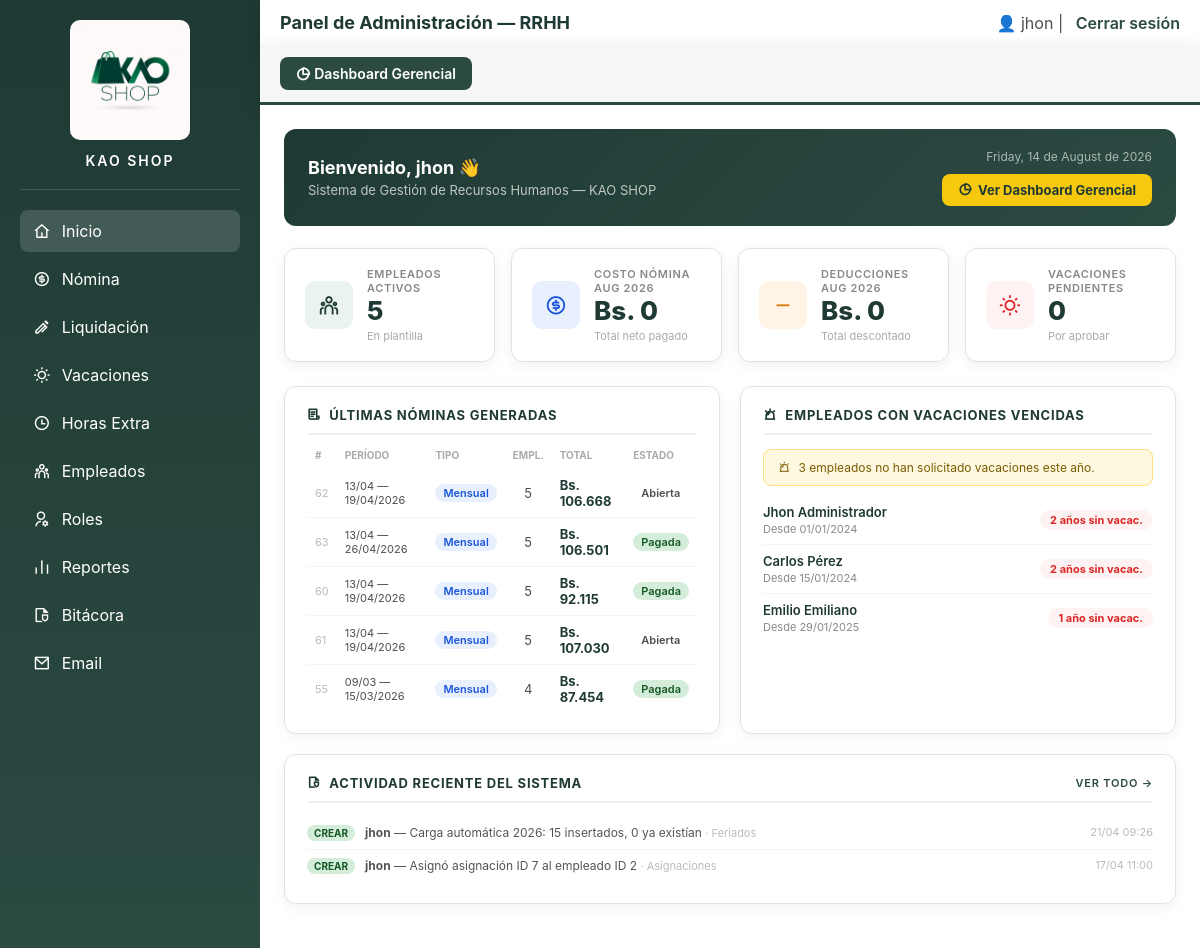
Before: /PHP/administrador.php (signed in) with the older database file.
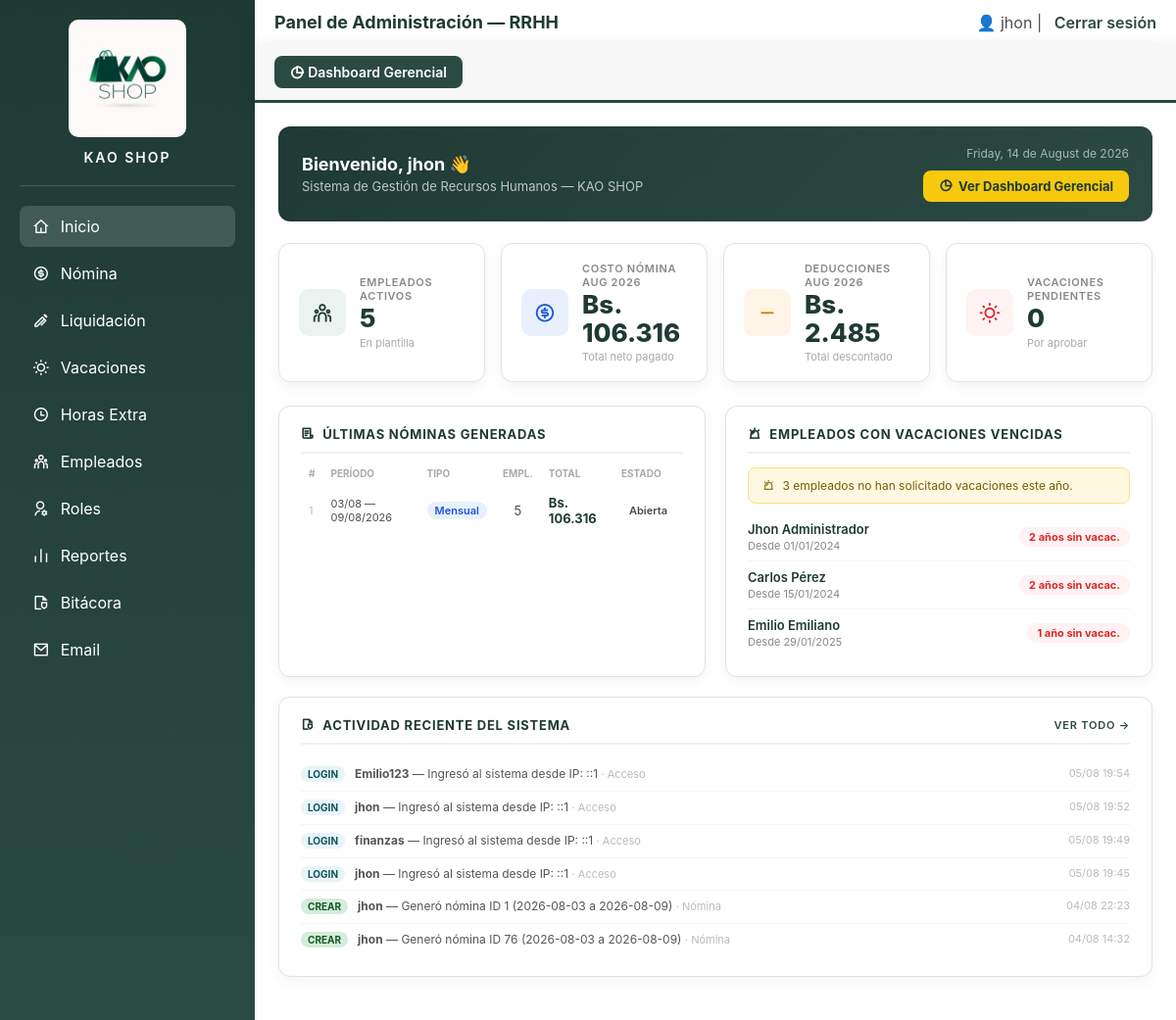
After: the same page with the newer database file.
### tables this page shows
CREATE TABLE `nomina` (
  `id_nomina` int(11) NOT NULL,
  `fecha_inicio` date NOT NULL,
  `fecha_fin` date NOT NULL,
  `tipo` enum('semanal','quincenal','mensual') DEFAULT 'mensual',
  `estado` enum('abierta','cerrada','pagada') DEFAULT 'abierta',
  `creada_por` varchar(100) DEFAULT NULL,
  `fecha_creacion` timestamp NOT NULL DEFAULT current_timestamp()
);

CREATE TABLE `empleados` (
  `id` int(11) NOT NULL,
  `cedula` varchar(20) NOT NULL,
  `nombre` varchar(100) NOT NULL,
  `apellido` varchar(100) NOT NULL,
  `direccion` text DEFAULT NULL,
  `telefono` varchar(20) DEFAULT NULL,
  `email` varchar(100) DEFAULT NULL,
  `fecha_ingreso` date NOT NULL,
  `salario_base` decimal(10,2) NOT NULL,
  `estado` enum('activo','inactivo') DEFAULT 'activo'
);

CREATE TABLE `auditoria` (
  `id` int(11) NOT NULL,
  `usuario` varchar(100) NOT NULL,
  `cargo_id` int(11) NOT NULL,
  `accion` varchar(50) NOT NULL,
  `modulo` varchar(80) NOT NULL,
  `descripcion` text NOT NULL,
  `ip` varchar(45) NOT NULL,
  `fecha` datetime NOT NULL DEFAULT current_timestamp()
);

### PHP/seguridad.php (called while the page is built, shortened)
<?php
function puedeVerDeducciones(){    return in_array($_SESSION['cargo_id'], [1,4,3]); }
function puedeVerNomina(){        return in_array($_SESSION['cargo_id'], [1,4,5]); }

### PHP/administrador.php (the view, shortened to what the changed rows need)
<?php
include("seguridad.php");
include("db.php");
$nomina_mes = mysqli_fetch_assoc(mysqli_query($conexion,
    "SELECT COALESCE(SUM(dn.total_pagar), 0) AS total
     FROM detalle_nomina dn
     INNER JOIN nomina n ON n.id_nomina = dn.id_nomina
     WHERE MONTH(n.fecha_inicio) = MONTH(CURDATE())
     AND YEAR(n.fecha_inicio)  = YEAR(CURDATE())"
))['total'];
$deducciones_mes = mysqli_fetch_assoc(mysqli_query($conexion,
    "SELECT COALESCE(SUM(dn.total_deducciones), 0) AS total
     FROM detalle_nomina dn
     INNER JOIN nomina n ON n.id_nomina = dn.id_nomina
     WHERE MONTH(n.fecha_inicio) = MONTH(CURDATE())
     AND YEAR(n.fecha_inicio)  = YEAR(CURDATE())"
))['total'];
$vac_vencidas = mysqli_fetch_all(mysqli_query($conexion,
    "SELECT e.id, e.nombre, e.apellido, e.fecha_ingreso,
            TIMESTAMPDIFF(YEAR, e.fecha_ingreso, CURDATE()) AS anos
     FROM empleados e
     WHERE e.estado = 'activo'
       AND TIMESTAMPDIFF(YEAR, e.fecha_ingreso, CURDATE()) >= 1
       AND e.id NOT IN (
           SELECT empleado_id FROM vacaciones
           WHERE estado IN ('pendiente','aprobada')
           AND YEAR(fecha_inicio) = YEAR(CURDATE())
       )
     ORDER BY anos DESC
     LIMIT 8"
), MYSQLI_ASSOC);
$ultimas_nominas = mysqli_fetch_all(mysqli_query($conexion,
    "SELECT n.id_nomina, n.tipo, n.fecha_inicio, n.fecha_fin, n.estado,
            COUNT(dn.id_detalle) AS empleados,
            COALESCE(SUM(dn.total_pagar),0) AS total
     FROM nomina n
     LEFT JOIN detalle_nomina dn ON dn.id_nomina = n.id_nomina
     GROUP BY n.id_nomina
     ORDER BY n.fecha_inicio DESC
     LIMIT 5"
), MYSQLI_ASSOC);
$hay_auditoria = mysqli_query($conexion, "SHOW TABLES LIKE 'auditoria'");
$ultimas_acciones = [];
if (mysqli_num_rows($hay_auditoria) > 0) {
    $ultimas_acciones = mysqli_fetch_all(mysqli_query($conexion,
        "SELECT usuario, accion, modulo, descripcion, fecha
         FROM auditoria ORDER BY fecha DESC LIMIT 6"
    ), MYSQLI_ASSOC);
}
?>
<!DOCTYPE html>
<html lang="es">
<head>
<link rel="stylesheet" href="../css/administrador.css">
<link href="https://cdn.jsdelivr.net/npm/remixicon@4.2.0/fonts/remixicon.css" rel="stylesheet">
</head>
<body>
<div class="main">
    <header>
        <h2>Panel de Administración — RRHH</h2>
    </header>
    <div class="contenido">
        <div class="welcome-bar">
            <div>
                <h2>Bienvenido, <?php echo $_SESSION['usuario']; ?> 👋</h2>
            </div>
        </div>
        <div class="kpi-grid">
            <?php if (puedeVerNomina()): ?>
            <a href="ver_nomina.php" class="kpi-card">
                <div class="kpi-icon azul"><i class="ri-money-dollar-circle-line"></i></div>
                <div>
                    <div class="kpi-label">Costo nómina <?= date('M Y') ?></div>
                    <div class="kpi-valor">Bs. <?= number_format($nomina_mes, 0, ',', '.') ?></div>
                    <div class="kpi-sub">Total neto pagado</div>
                </div>
            </a>
            <?php endif; ?>
            <?php if (puedeVerDeducciones()): ?>
            <a href="deducciones.php" class="kpi-card">
                <div class="kpi-icon naranja"><i class="ri-subtract-line"></i></div>
                <div>
                    <div class="kpi-label">Deducciones <?= date('M Y') ?></div>
                    <div class="kpi-valor">Bs. <?= number_format($deducciones_mes, 0, ',', '.') ?></div>
                    <div class="kpi-sub">Total descontado</div>
                </div>
            </a>
            <?php endif; ?>
        </div>
        <div class="dash-grid">
            <div class="dash-section">
                <?php if (!empty($ultimas_nominas)): ?>
                <table class="dash-table">
                    <tr>
                        <th>#</th>
                        <th>Período</th>
                        <th>Tipo</th>
                        <th>Empl.</th>
                        <th>Total</th>
                        <th>Estado</th>
                    </tr>
                    <?php foreach ($ultimas_nominas as $n): ?>
                    <tr>
                        <td style="color:#bbb; font-size:11px;"><?= $n['id_nomina'] ?></td>
                        <td style="font-size:11px;"><?= date('d/m', strtotime($n['fecha_inicio'])) ?> — <?= date('d/m/Y', strtotime($n['fecha_fin'])) ?></td>
                        <td><span class="badge <?= $n['tipo'] ?>"><?= ucfirst($n['tipo']) ?></span></td>
                        <td style="text-align:center;"><?= $n['empleados'] ?></td>
                        <td style="font-weight:700; color:#1f3a34;">Bs. <?= number_format($n['total'], 0, ',', '.') ?></td>
                        <td><span class="badge <?= $n['estado'] ?>"><?= ucfirst($n['estado']) ?></span></td>
                    </tr>
                    <?php endforeach; ?>
                </table>
                <?php else: ?>
                    <p style="color:#aaa; font-size:13px;">No hay nóminas registradas.</p>
                <?php endif; ?>
            </div>
            <div class="dash-section">
                <?php if (!empty($vac_vencidas)): ?>
                    <?php foreach ($vac_vencidas as $v): ?>
                    <div class="vac-item">
                        <div>
                            <div class="vac-nombre"><?= $v['nombre'].' '.$v['apellido'] ?></div>
                            <div class="vac-anos">Desde <?= date('d/m/Y', strtotime($v['fecha_ingreso'])) ?></div>
                        </div>
                        <span class="vac-badge"><?= $v['anos'] ?> año<?= $v['anos'] > 1 ? 's' : '' ?> sin vacac.</span>
                    </div>
                    <?php endforeach; ?>
                <?php else: ?>
                    <p style="color:#28a745; font-size:13px; display:flex; align-items:center; gap:6px;">
                        <i class="ri-checkbox-circle-line"></i> Todos los empleados tienen sus vacaciones al día.
                    </p>
                <?php endif; ?>
            </div>
        </div>
        <?php if (!empty($ultimas_acciones)): ?>
        <div class="dash-section" style="margin-bottom:20px;">
            <?php foreach ($ultimas_acciones as $a): ?>
            <div class="log-item">
                <div class="log-accion">
                    <span class="ac-sm ac-<?= $a['accion'] ?>"><?= $a['accion'] ?></span>
                </div>
                <div class="log-desc">
                    <strong><?= htmlspecialchars($a['usuario']) ?></strong> —
                    <?= htmlspecialchars($a['descripcion']) ?>
                    <span style="color:#bbb; font-size:11px;"> · <?= $a['modulo'] ?></span>
                </div>
                <div class="log-time"><?= date('d/m H:i', strtotime($a['fecha'])) ?></div>
            </div>
            <?php endforeach; ?>
        </div>
        <?php endif; ?>
    </div>
</div>
</body>
</html>

Changed rows visible on the page:
removed nomina: id_nomina "62", fecha_inicio "13/04", fecha_fin "19/04/2026", tipo "Mensual", empleados "5", total "106.668", estado "Abierta"
removed nomina: id_nomina "63", fecha_inicio "13/04", fecha_fin "26/04/2026", tipo "Mensual", empleados "5", total "106.501", estado "Pagada"
removed nomina: id_nomina "60", fecha_inicio "13/04", fecha_fin "19/04/2026", tipo "Mensual", empleados "5", total "92.115", estado "Pagada"
removed nomina: id_nomina "61", fecha_inicio "13/04", fecha_fin "19/04/2026", tipo "Mensual", empleados "5", total "107.030", estado "Abierta"
removed nomina: id_nomina "55", fecha_inicio "09/03", fecha_fin "15/03/2026", tipo "Mensual", empleados "4", total "87.454", estado "Pagada"
no longer on this page (row unchanged): auditoria: accion "CREAR", usuario "jhon", descripcion "Carga automática 2026: 15 insertados, 0 ya existían", modulo "Feriados", fecha "21/04 09:26"
no longer on this page (row unchanged): auditoria: accion "CREAR", usuario "jhon", descripcion "Asignó asignación ID 7 al empleado ID 2", modulo "Asignaciones", fecha "17/04 11:00"
now on this page (row edited): nomina: id_nomina "1", fecha_inicio "03/08", fecha_fin "09/08/2026", tipo "Mensual", empleados "5", total "106.316", estado "Abierta"
added auditoria: accion "LOGIN", usuario "Emilio123", descripcion "Ingresó al sistema desde IP: ::1", modulo "Acceso", fecha "05/08 19:54"
added auditoria: accion "LOGIN", usuario "jhon", descripcion "Ingresó al sistema desde IP: ::1", modulo "Acceso", fecha "05/08 19:52"
added auditoria: accion "LOGIN", usuario "finanzas", descripcion "Ingresó al sistema desde IP: ::1", modulo "Acceso", fecha "05/08 19:49"
added auditoria: accion "LOGIN", usuario "jhon", descripcion "Ingresó al sistema desde IP: ::1", modulo "Acceso", fecha "05/08 19:45"
added auditoria: accion "CREAR", usuario "jhon", descripcion "Generó nómina ID 1 (2026-08-03 a 2026-08-09)", modulo "Nómina", fecha "04/08 22:23"
added auditoria: accion "CREAR", usuario "jhon", descripcion "Generó nómina ID 76 (2026-08-03 a 2026-08-09)", modulo "Nómina", fecha "04/08 14:32"
Other visible differences:
$nomina_mes: "0" → "106.316"
$deducciones_mes: "0" → "2.485"
